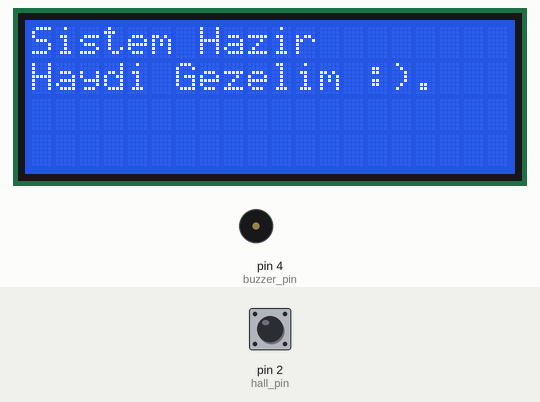
A program run on a simulated Arduino Uno, built with avr-gcc and run on an emulated ATmega328P. Parts: 20×4 character LCD, buzzer (waves = sounding). Inputs (shaded band) come from the test bench; at power-on: pin 2 (hall_pin) HIGH. What the program prints to the serial monitor is not drawn.

Above: at 8.3 s.
At 11.7 s:
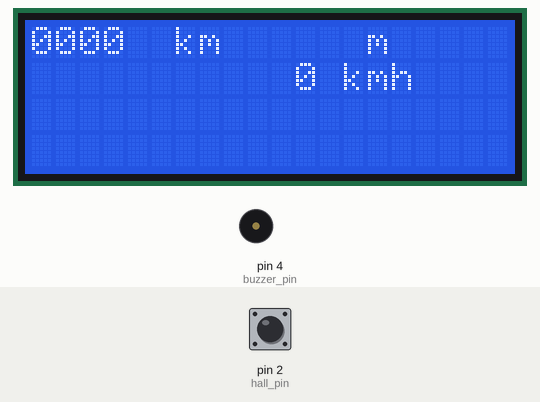
11.8 s: pin 2 (hall_pin) pulsed LOW 5 times (0.12 s each, 0.3 s apart)
At 14.4 s:
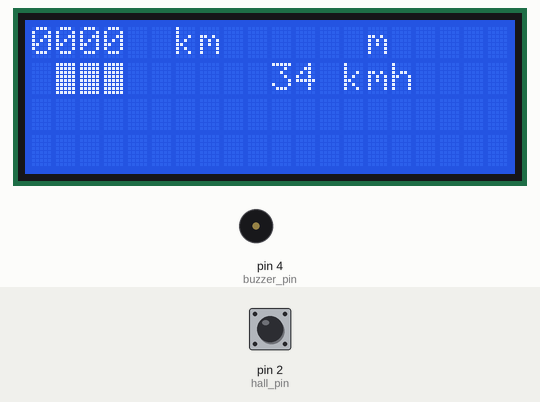
14.8 s: pin 2 (hall_pin) pulled LOW for 0.15 s
At 16.3 s:
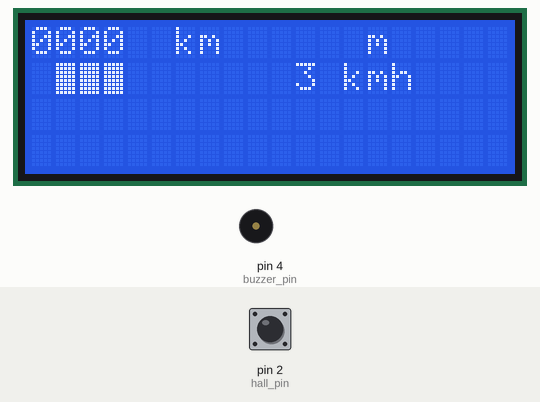
16.6 s: pin 2 (hall_pin) pulled LOW for 1 s
At 17.5 s:
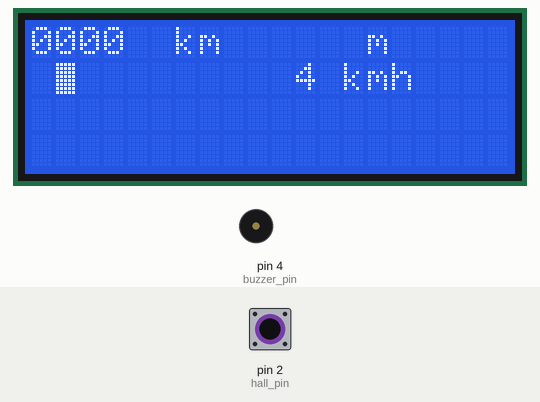
Timing chart, 0 to 19.6 s (numbered marks = the images above; inputs shaded):
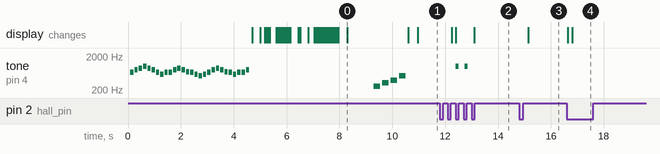

The program:

main.cpp
```cpp
#include <Arduino.h>
#include <Wire.h>
#include <LiquidCrystal_I2C.h>
float teker_cevresi=1.86;  // m cinsinden örneğin 186cm ise => 1.86 yazılacak
int hall_pin = 2;  // 2 nolu pine taktık, istediğinize takabilirsiniz ;(0-1 hariç)
int buzzer_pin = 4;  // 4 nolu pine taktık, istediğinize takabilirsiniz ;(0-1 hariç)
LiquidCrystal_I2C lcd(0x3F,20,4);  // arduino ide den i2c_scanner yapıp kendi adresinizi öğreniniz
unsigned long zaman_say_previousTime = 0;
// unsigned long zaman_say_interval = 500; // 500 milisaniye (0.5 saniye)
#include <hakan_bisiklet.h>


void setup(){
  lcd.createChar(0, dolu_kutu); // Dolu kutu karakterini indeks 0'ya yükle
  lcd.init();
  lcd.clear();
  lcd.backlight();
   lcd_intro(3);
  pinMode(hall_pin, INPUT_PULLUP);
  pinMode(buzzer_pin, OUTPUT);
  Serial.begin(9600);
}

void loop(){
  say();
  //  sesli_isikli_uyari();
  //if(zaman_say(3000)  ) hiz=0.0;/// 3 saniye içinde
            hesapla_mesafe();
            hesapla_hiz();

}
```

buzzer.h
```cpp
#define NOTE_B0  31
#define NOTE_C1  33
#define NOTE_CS1 35
#define NOTE_D1  37
#define NOTE_DS1 39
#define NOTE_E1  41
#define NOTE_F1  44
#define NOTE_FS1 46
#define NOTE_G1  49
#define NOTE_GS1 52
#define NOTE_A1  55
#define NOTE_AS1 58
#define NOTE_B1  62
#define NOTE_C2  65
#define NOTE_CS2 69
#define NOTE_D2  73
#define NOTE_DS2 78
#define NOTE_E2  82
#define NOTE_F2  87
#define NOTE_FS2 93
#define NOTE_G2  98
#define NOTE_GS2 104
#define NOTE_A2  110
#define NOTE_AS2 117
#define NOTE_B2  123
#define NOTE_C3  131
#define NOTE_CS3 139
#define NOTE_D3  147
#define NOTE_DS3 156
#define NOTE_E3  165
#define NOTE_F3  175
#define NOTE_FS3 185
#define NOTE_G3  196
#define NOTE_GS3 208
#define NOTE_A3  220
#define NOTE_AS3 233
#define NOTE_B3  247
#define NOTE_C4  262
#define NOTE_CS4 277
#define NOTE_D4  294
#define NOTE_DS4 311
#define NOTE_E4  330
#define NOTE_F4  349
#define NOTE_FS4 370
#define NOTE_G4  392
#define NOTE_GS4 415
#define NOTE_A4  440
#define NOTE_AS4 466
#define NOTE_B4  494
#define NOTE_C5  523
#define NOTE_CS5 554
#define NOTE_D5  587
#define NOTE_DS5 622
#define NOTE_E5  659
#define NOTE_F5  698
#define NOTE_FS5 740
#define NOTE_G5  784
#define NOTE_GS5 831
#define NOTE_A5  880
#define NOTE_AS5 932
#define NOTE_B5  988
#define NOTE_C6  1047
#define NOTE_CS6 1109
#define NOTE_D6  1175
#define NOTE_DS6 1245
#define NOTE_E6  1319
#define NOTE_F6  1397
#define NOTE_FS6 1480
#define NOTE_G6  1568
#define NOTE_GS6 1661
#define NOTE_A6  1760
#define NOTE_AS6 1865
#define NOTE_B6  1976
#define NOTE_C7  2093
#define NOTE_CS7 2217
#define NOTE_D7  2349
#define NOTE_DS7 2489
#define NOTE_E7  2637
#define NOTE_F7  2794
#define NOTE_FS7 2960
#define NOTE_G7  3136
#define NOTE_GS7 3322
#define NOTE_A7  3520
#define NOTE_AS7 3729
#define NOTE_B7  3951
#define NOTE_C8  4186
#define NOTE_CS8 4435
#define NOTE_D8  4699
#define NOTE_DS8 4978


void buzzer_intro(){
   int melody[] = { NOTE_C4, NOTE_E4, NOTE_G4, NOTE_C5 };
  int noteDurations[] = { 4, 4, 4, 4 };

  // Melodi çalınana kadar döngü
  for (int i = 0; i < sizeof(melody) / sizeof(melody[0]); i++) {
    int noteDuration = 1000 / noteDurations[i];
    tone(buzzer_pin, melody[i], noteDuration);
    int pauseBetweenNotes = noteDuration * 1.30;
    delay(pauseBetweenNotes);
    noTone(buzzer_pin);
  }
}

 void giris_muzigi(){

    int melody[] = {
      // Mehter Marşı'nın kısa bir bölümü
      NOTE_E5, NOTE_G5, NOTE_A5, NOTE_B5, NOTE_A5, NOTE_G5,
      NOTE_E5, NOTE_D5, NOTE_E5, NOTE_E5, NOTE_G5, NOTE_A5,
      NOTE_G5, NOTE_F5, NOTE_E5, NOTE_D5, NOTE_C5, NOTE_D5,
      NOTE_E5, NOTE_G5, NOTE_A5, NOTE_G5, NOTE_F5, NOTE_E5,
      NOTE_D5, NOTE_E5, NOTE_E5, NOTE_G5
    };

    int noteDurations[] = {
      8, 8, 8, 8, 8, 8,
      8, 8, 8, 8, 8, 8,
      8, 8, 8, 8, 8, 8,
      8, 8, 8, 8, 8, 8,
      8, 8, 8, 8
    };

    for (int i = 0; i < sizeof(melody) / sizeof(melody[0]); i++) {
      int noteDuration = 1000 / noteDurations[i];
      tone(buzzer_pin, melody[i], noteDuration);
      delay(noteDuration * 1.30);
      noTone(buzzer_pin);
    }


}
 
```

hakan_bisiklet.h
```cpp
#ifndef HAKAN_BISIKLET_H
#define HAKAN_BISIKLET_H

    #include "buzzer.h"

    bool bayrak_hall=false;
    bool hall_aktif=false;
    bool hall_pasif=false;
    float mesafe=0.0;
    float mesafe_buff=0.0;
    int kilometre=0;
    int metre=0;
    char ekran_kilometre[5];
    char ekran_metre[5];
    char ekran_hiz[3];
    unsigned long int  sayac=0;
    unsigned long int tur_zamani=0;
    unsigned long int baslangic_zamani=0;
    float hiz=0.0;

    //lcd için dolu kutu karakteri
    byte dolu_kutu[] = {
    0b11111,
    0b11111,
    0b11111,
    0b11111,
    0b11111,
    0b11111,
    0b11111,
    0b11111
    };

    bool zaman_say(unsigned int zaman_say_interval  ) {
        unsigned long currentTime = millis();
        // İki sinyal arasındaki süreyi kontrol et
        if (currentTime - zaman_say_previousTime >= zaman_say_interval) {
            zaman_say_previousTime = currentTime; // Sonraki sinyal için süre sayacını sıfırla
            return true;
        }
        return false;
    }


    void sesli_uyari(unsigned int milisaniye){
        if(  zaman_say(milisaniye) ) tone(buzzer_pin ,1000,100);
        else noTone(buzzer_pin);
         lcd.backlight() ;

    }

    void sesli_isikli_uyari(unsigned int milisaniye){

        if(  zaman_say(milisaniye) )  {
            lcd.backlight() ;
            tone(buzzer_pin ,1000,100);
        }
        else {
            lcd.noBacklight();
            noTone(buzzer_pin);
        }
        // lcd.backlight();
    }

    void ilerleme_kutulari(int anlik_hiz){
        ///1000 ms hall sensöründen sinyal gelmezse hızı sıfır göster
        // ekran ışığını kapat ve ses çal
         if(anlik_hiz==0 ){
           lcd.setCursor(1,1);
           lcd.print(" ");
           lcd.print(" ");
           lcd.print(" ");
           lcd.print(" ");
           lcd.print(" ");
           lcd.print(" ");
           lcd.print(" ");
        //    buzzer_intro();
        //    lcd.noBacklight();
            //sesli_uyari(1000);
        }
        if(anlik_hiz>0 && anlik_hiz<=10 ){
           lcd.setCursor(1,1);
           lcd.write(byte(0));
           lcd.print(" ");
           lcd.print(" ");
           lcd.print(" ");
           lcd.print(" ");
           lcd.print(" ");
           lcd.print(" ");
       sesli_uyari(500);
        }
        if(anlik_hiz>10 && anlik_hiz<=30 ){
           lcd.setCursor(1,1);
           lcd.write(byte(0));
           lcd.write(byte(0));
           lcd.print(" ");
           lcd.print(" ");
           lcd.print(" ");
           lcd.print(" ");
           lcd.print(" ");
       sesli_uyari(250);
        }
        if(anlik_hiz>40 && anlik_hiz<=50 ){
            lcd.setCursor(1,1);
            lcd.write(byte(0));
            lcd.write(byte(0));
            lcd.write(byte(0));
           lcd.print(" ");
           lcd.print(" ");
           lcd.print(" ");
           lcd.print(" ");
            sesli_uyari(150);
        }

        if(anlik_hiz>50 && anlik_hiz<=60 ){
            lcd.setCursor(1,1);
            lcd.write(byte(0));
            lcd.write(byte(0));
            lcd.write(byte(0));
            lcd.write(byte(0));
           lcd.print(" ");
           lcd.print(" ");
           lcd.print(" ");
            sesli_uyari(100);
        }
        if(anlik_hiz>60 && anlik_hiz<=70 ){
            lcd.setCursor(1,1);
            lcd.write(byte(0));
            lcd.write(byte(0));
            lcd.write(byte(0));
            lcd.write(byte(0));
            lcd.write(byte(0));
           lcd.print(" ");
           lcd.print(" ");
            sesli_uyari(50);
        }
        if(anlik_hiz>70 && anlik_hiz<=80 ){
            lcd.setCursor(1,1);
            lcd.write(byte(0));
            lcd.write(byte(0));
            lcd.write(byte(0));
            lcd.write(byte(0));
            lcd.write(byte(0));
            lcd.write(byte(0));
           lcd.print(" ");
            sesli_uyari(30);
        }
        if(anlik_hiz>80){
            lcd.setCursor(1,1);
            lcd.write(byte(0));
            lcd.write(byte(0));
            lcd.write(byte(0));
            lcd.write(byte(0));
            lcd.write(byte(0));
            lcd.write(byte(0));
            lcd.write(byte(0));
            sesli_isikli_uyari(20);
        }
    }


    void hesapla_mesafe(){
        mesafe=(teker_cevresi * (float)sayac) / 1000;
        kilometre=(int)mesafe;
        mesafe_buff = mesafe *  1000  ;
        metre= (int)mesafe_buff % 1000;

        sprintf( ekran_kilometre , "%04d", kilometre );
        Serial.print("\n km:");
        Serial.print( ekran_kilometre );
        Serial.print("\n");

        sprintf( ekran_metre , "%03d",metre );
        Serial.print("\n m:");
        Serial.print( ekran_metre );
        Serial.print("\n");

    }

    void hesapla_hiz(){
        Serial.print("\n tur zamani:");
        Serial.print(tur_zamani);
        Serial.print("ms\n");
        hiz=  ( teker_cevresi / 1000.0  ) / ( tur_zamani / 3600000.0 );
        float zaman_s = tur_zamani / 1000.0;
        float zaman_h = tur_zamani / 360000.0;

        sprintf( ekran_hiz , "%3d" , (int)hiz  );
        Serial.print("\n hiz:");
        Serial.print( ekran_hiz );
        Serial.print("\n");

    }


    void say(){
        int sensorStatus = digitalRead(hall_pin);
        hall_aktif= ( sensorStatus ==0 &&  bayrak_hall==false  );
        hall_pasif=( sensorStatus== 1 && bayrak_hall ==true );
        if(hall_aktif){
            sayac++;
            // hesapla_mesafe();
            tur_zamani=millis()-baslangic_zamani;
            // hesapla_hiz();
            bayrak_hall=true;
              ilerleme_kutulari( (int)hiz );

            }
        if(hall_pasif){
            bayrak_hall=false;
            baslangic_zamani=millis();
            }
        lcd.setCursor(0,0); lcd.print(ekran_kilometre);
        lcd.setCursor(6,0); lcd.print("km");
        lcd.setCursor(10,0); lcd.print(ekran_metre);
        lcd.setCursor(14,0); lcd.print("m");


        //okunması için gösterimi yavaşlat
        if( zaman_say(300) ){lcd.setCursor(9,1); lcd.print(ekran_hiz);}
        lcd.setCursor(13,1); lcd.print("kmh");


    }


    void lcd_intro(uint8_t sure){

        lcd.setCursor(0,0);
        lcd.print("KUZEYROBOTiK.COM");
        giris_muzigi();

        short i=0;
        short i_baglaniyor;
    while(1){
        lcd.setCursor(0,0);
        delay(50);
        lcd.print("   BASLIYOR...  ");
        delay(300);
        for( i_baglaniyor=0;i_baglaniyor<=16;i_baglaniyor++){
            lcd.setCursor(i_baglaniyor,0);
            lcd.print(".");
            lcd.setCursor(i_baglaniyor,1);
            lcd.print(" ");
            delay(20+i_baglaniyor*sure);
            Serial.println("1:"+i_baglaniyor);
        }
        for(i_baglaniyor=16;i_baglaniyor>=0;i_baglaniyor--){
            lcd.setCursor(i_baglaniyor,0);
            lcd.print(" ");
            lcd.setCursor(i_baglaniyor,1);
            lcd.print(".");
            delay(10+i_baglaniyor*sure);
            Serial.println("2:"+i_baglaniyor);
        }
        i++;
        if(i==2) break;
    }
        lcd.setCursor(0,0);
        lcd.print("Sistem Hazir");
        lcd.setCursor(0,1);
        lcd.print("Haydi Gezelim :)");
        delay(1000);
        buzzer_intro();
        lcd.clear();

    }


#endif
```

yedke.cpp
```cpp
// #include <Arduino.h>
// int hall_pin = 2;  // 2 nolu pine taktık, istediğinize takabilirsiniz ;(0-1 hariç)
// bool bayrak=false;
// bool hall_aktif=false;
// bool hall_pasif=false;
// float teker_cevresi=1.86;  // m cinsinden örneğin 186cm ise => 1.86 yazılacak
// float mesafe=0.0;
// float mesafe_buff=0.0;
// int kilometre=0;
// int metre=0;
// char ekran_kilometre[5];
// char ekran_metre[5];
// char ekran_hiz[5];
// unsigned long int  sayac=0;
// unsigned long int tur_zamani=0;
// unsigned long int baslangic_zamani=0;
// float hiz=0.0;

// void say();
// void setup() {
//   pinMode(hall_pin, INPUT_PULLUP);
//   Serial.begin(9600);
// }
// void hesapla_hiz(){
//   Serial.print("\n tur zamani:");
//   Serial.print(tur_zamani);
//   Serial.print("ms\n");
//   hiz=  ( teker_cevresi / 1000.0  ) / ( tur_zamani / 3600000.0 );

//   float zaman_s = tur_zamani / 1000.0;
//   float zaman_h = tur_zamani / 360000.0;
//   sprintf( ekran_hiz , "%02dkm/h" , (int)hiz  );
//   Serial.print("\n Zaman::");
//   Serial.print(zaman_s);
//   Serial.print("sn, :");
//   Serial.print(zaman_h);
//   Serial.print("h, HIZ: :");
//   Serial.print(hiz);
//   Serial.print(" km/h, ekran_hiz:");
//   Serial.print(ekran_hiz);

// }
// void hesapla_mesafe(){
//   mesafe=(teker_cevresi * (float)sayac) / 1000;
//   kilometre=(int)mesafe;
//   mesafe_buff = mesafe *  1000  ;
//   metre= (int) mesafe_buff % 1000;
//   sprintf( ekran_kilometre , "%04d", kilometre );
//   sprintf( ekran_metre , "%04d", metre );

//     Serial.print("\n Mesafe:");
//     Serial.print(mesafe);
//     Serial.print("m,:");
//     Serial.print(kilometre);
//     Serial.print("km, :");
//     Serial.print("metre, :");

//   }
// void say(){
//   int sensorStatus = digitalRead(hall_pin);
//   hall_aktif= ( sensorStatus ==0 &&  bayrak==false  );
//   hall_pasif=( sensorStatus== 1 && bayrak ==true );
//   if(hall_aktif){
//       sayac++;
//       hesapla_mesafe();
//       tur_zamani=millis()-baslangic_zamani;
//       hesapla_hiz();
//       bayrak=true; }
//   if(hall_pasif){
//       bayrak=false;
//       baslangic_zamani=millis();
//     }
// }

// void loop() {
//   say();
// }
```

Measured:
- after the input at 11.8 s, tone on pin 4 (buzzer_pin): alternates 1000 Hz for 0.10 s and silent for 0.24 s, 4 changes in all, then stays silent, starting after 0.61 s; the display: first changes after 0.45 s (image 2 shows a later state)
- after the input at 14.8 s, the display: changes after 0.34 s (image 3)
- after the input at 16.6 s, the display: first changes at once (image 4 shows a later state)
- what the display in image 0 shows lasts 2.3 s, from 8.3 s to 10.6 s
